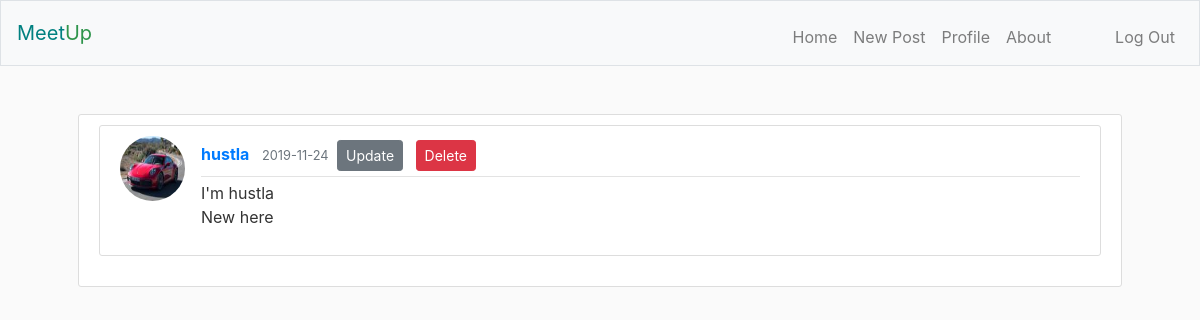
Before: /posts/12 (signed in) with the older database file.
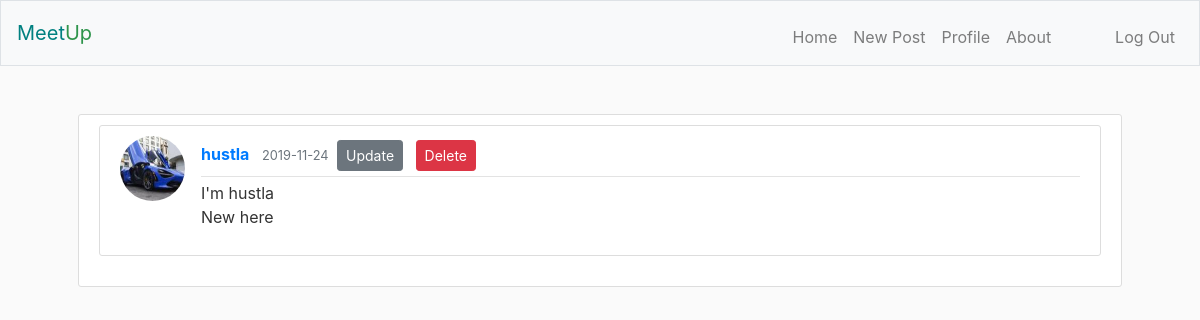
After: the same page with the newer database file.
### meetup/models.py (models this page shows, shortened)
class User(db.Model, UserMixin):
    id = db.Column(db.Integer, primary_key=True)
    username = db.Column(db.String(20), unique=True, nullable=False)
    email = db.Column(db.String(255), unique=True, nullable=False)
    image_file = db.Column(db.String(20), nullable=False, default='no-img.png')
    password = db.Column(db.String(60), nullable=False)
    posts = db.relationship('Post', backref='owner', lazy=True)

### meetup/posts/routes.py (the view)
@posts.route('/posts/<int:post_id>')
def post(post_id):
    post = Post.query.get_or_404(post_id)
    return render_template('post.html', post=post)

### meetup/models.py (called while the page is built)
@login_manager.user_loader
def load_user(user_id):
    return User.query.get(int(user_id))

### meetup/templates/post.html (shortened to what this page needs)
{% extends "layout.html" %}
{% block main %}
    {% if current_user.is_authenticated %}
        <article class="media content-section">
            <img class="rounded-circle article-img" src="{{ url_for('static', filename='profile-imgs/' + post.owner.image_file) }}" />
        <div class="media-body">
            <div class="article-metadata">
                <a class="mr-2" href="{{ url_for('users.user_posts', username=post.owner.username, page=page_num) }}"><strong>{{ post.owner.username }}</strong></a>
                <small class="text-muted">{{ post.posted_at.strftime('%Y-%m-%d') }}</small>
                {% if post.owner == current_user %}
                    <a class="btn btn-secondary btn-sm m-1" href="{{ url_for('posts.update_post', post_id=post.id) }}">Update</a>
                    <button type="button" class="btn btn-danger btn-sm m-1"  data-toggle="modal" data-target="#deleteModal">Delete</button>
                {% endif %}
            </div>
            <p class="article-content">{{ post.message }}</p>
        </div>
        </article>
    {% endif %}
{% endblock %}

Changed rows visible on the page:
changed User "hustla": image_file: a different picture
